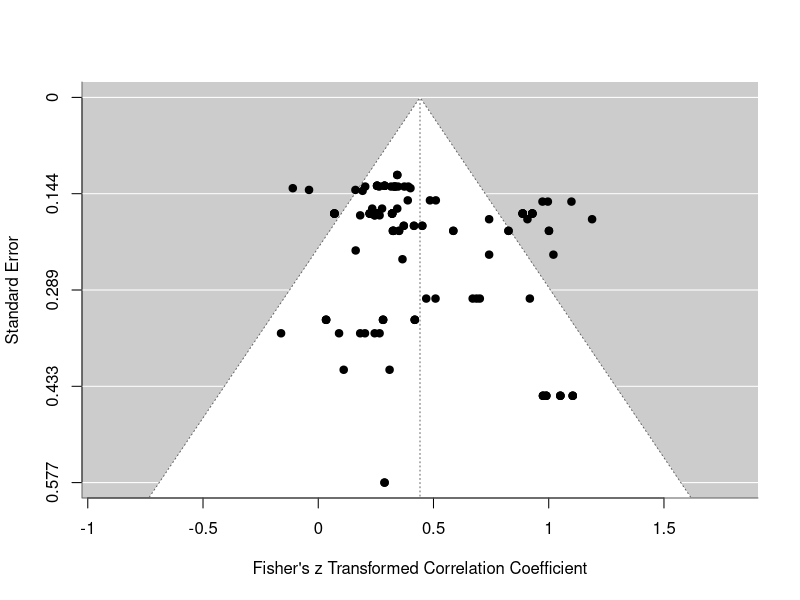
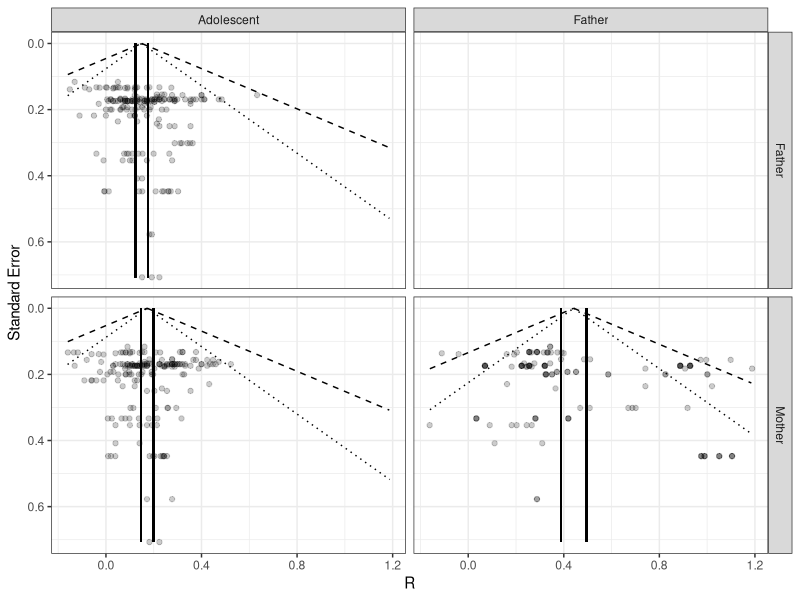

Write the R code that produced these figures, in order.
library(metafor)
library(ggplot2)
# See https://cjvanlissa.github.io/Doing-Meta-Analysis-in-R/smallstudyeffects.html for explanation of these tests for publication bias

# Publication bias analyses are conducted using random effects meta-analyses of the Fisher's r-to-Z transformed correlations, because these methods are not available for multilevel meta-analysis or cluster robust standard errors.

# Functions ---------------------------------------------------------------

funnel_plot <- function(models){
  tau2 <- sapply(models, `[[`, "tau2")
  dat <- data.frame(model = do.call(c, mapply(function(x, y){rep(x, y)}, x = 1:3, y = sapply(models, function(x){length(x$yi)}))), 
                    se = sqrt(do.call(c, lapply(models, `[[`, "vi"))),
                    yi = do.call(c, lapply(models, `[[`, "yi"))
                    )
  dat$weights <- 1 / (dat$se^2 + tau2[dat$model])
  
  estimate <- sapply(models, `[[`, "b")
  se <- sapply(models, `[[`, "se")
  
  se.seq = seq(0, max(dat$se), 0.001)
  
  #Compute vectors of the lower-limit and upper limit values for
  #the 95% CI region
  dfCI <- data.frame(model = do.call(c, mapply(function(x, y){rep(x, y)}, x = 1:3, y = length(se.seq), SIMPLIFY = FALSE)),
                     se.seq = rep(se.seq, 3))
  dfCI$ll95 <- estimate[dfCI$model] - (1.96 * rep(se.seq, 3))
  dfCI$ul95 <- estimate[dfCI$model] + (1.96 * rep(se.seq, 3))
  dfCI$ll99 <- estimate[dfCI$model] - (3.29 * rep(se.seq, 3))
  dfCI$ul99 <- estimate[dfCI$model] + (3.29 * rep(se.seq, 3))

  dfCI$meanll95 = estimate[dfCI$model] - (1.96 * se[dfCI$model])
  dfCI$meanul95 = estimate[dfCI$model] + (1.96 * se[dfCI$model])
  list(dfCI = dfCI, dat = dat)
}

#Draw Plot

df <- read.csv("data_cleaned_mods.csv")

names(df)[grep("^R", names(df))] <- c("R_m_a", "R_m_f", "R_f_a")
df$ID_sample <- gsub(" ", "", paste0(df$ID, df$ID_subgroup))
df$use_N <- apply(df[, grep("^N", names(df), value = TRUE), ], 1, min, na.rm = TRUE)

es <- lapply(c("R_m_a", "R_m_f", "R_f_a"), function(thiscor){
  out <- cbind(escalc(ri = df[[thiscor]], ni = df$use_N, measure = "ZCOR"), effect_id = 1:nrow(df), study_id = df$ID_sample)
  out[!is.na(out$yi), ]
})

models <- lapply(es, function(thises){
  rma(yi = yi, vi = vi, data = thises) 
})

plotdat <- funnel_plot(models)
dfCI <- plotdat$dfCI
dat <- plotdat$dat
dfCI$lhs <- c("Mother", "Mother", "Father")[dfCI$model]
dfCI$rhs <- c("Adolescent", "Father", "Adolescent")[dfCI$model]
dat$lhs <- c("Mother", "Mother", "Father")[dat$model]
dat$rhs <- c("Adolescent", "Father", "Adolescent")[dat$model]

fp <- ggplot(data = NULL) +
  geom_line(aes(x = ll95, y = se.seq), linetype = 'dotted', data = dfCI) +
  geom_line(aes(x = ul95, y = se.seq), linetype = 'dotted', data = dfCI) +
  geom_line(aes(x = ll99, y = se.seq), linetype = 'dashed', data = dfCI) +
  geom_line(aes(x = ul99, y = se.seq), linetype = 'dashed', data = dfCI) +
  geom_segment(aes(
    x = meanll95,
    y = min(se.seq),
    xend = meanll95,
    yend = max(se.seq)
  ), data = dfCI) +
  geom_segment(aes(
    x = meanul95,
    y = min(se.seq),
    xend = meanul95,
    yend = max(se.seq)
  ), data = dfCI) 

fp <- fp + geom_point(data = dat,
                      mapping = aes_string(x = "yi", y = "se"), alpha = .2) +
  ylab('Standard Error') + xlab('R') +
  scale_y_continuous(trans = "reverse",
                     limits = c(max(dat$se), 0))+#,
                     #expand = c(0, 0)) +
  scale_x_continuous(limits = c(min(dat$yi), max(dat$yi))) +
  theme_bw()+
  theme(legend.position="none") +facet_grid(lhs ~ rhs)

ggsave("combined_funnel.png", fp)

write.csv(cbind(Parameter = paste0("R(", c("mother, adolescent", "mother, father", "father, adolescent"), ")"), t(sapply(models, function(x){ regtest(x)[3:4]}))), "eggerstest.csv")

# Perhaps publication bias for mother/father correlations. However, funnel plot suggests that variance in studies with small SEs is larger than in studies with large SEs.
models[[2]]
m_taf <- trimfill(models[[2]])
funnel(m_taf)

# Trim-and-fill analysis also did not find any studies to remove in the outlying regions of the funnel plot. So our analyses are nonconclusive with regard to publication bias.
